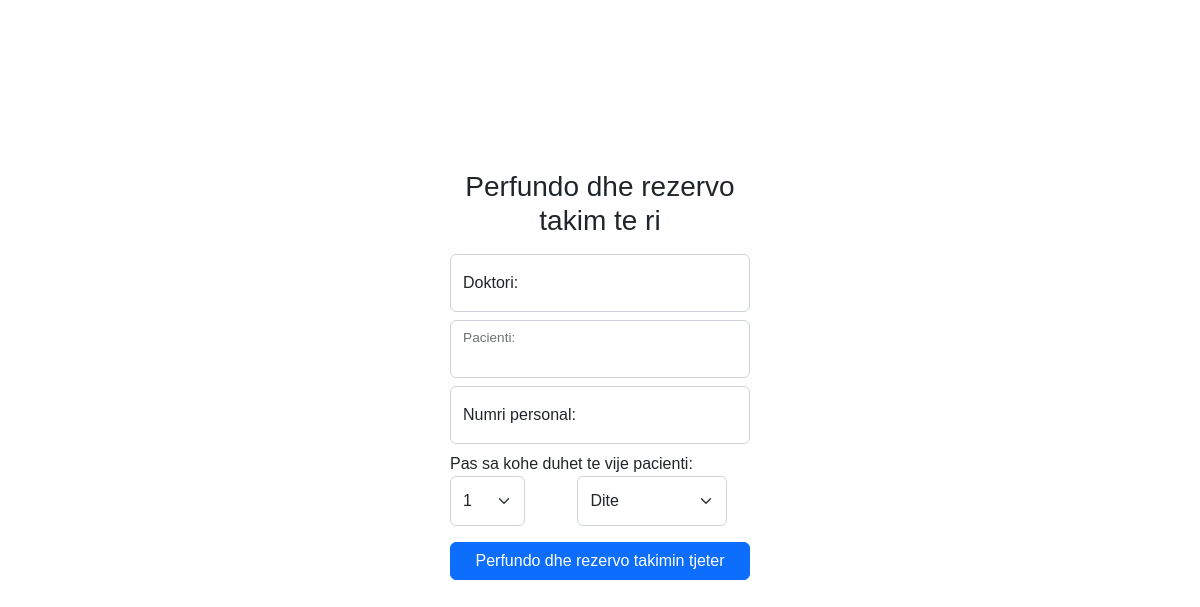
Before: /doctorSide/perfundo_rezervo.php?numri_personal=1234567890 with the older database file.
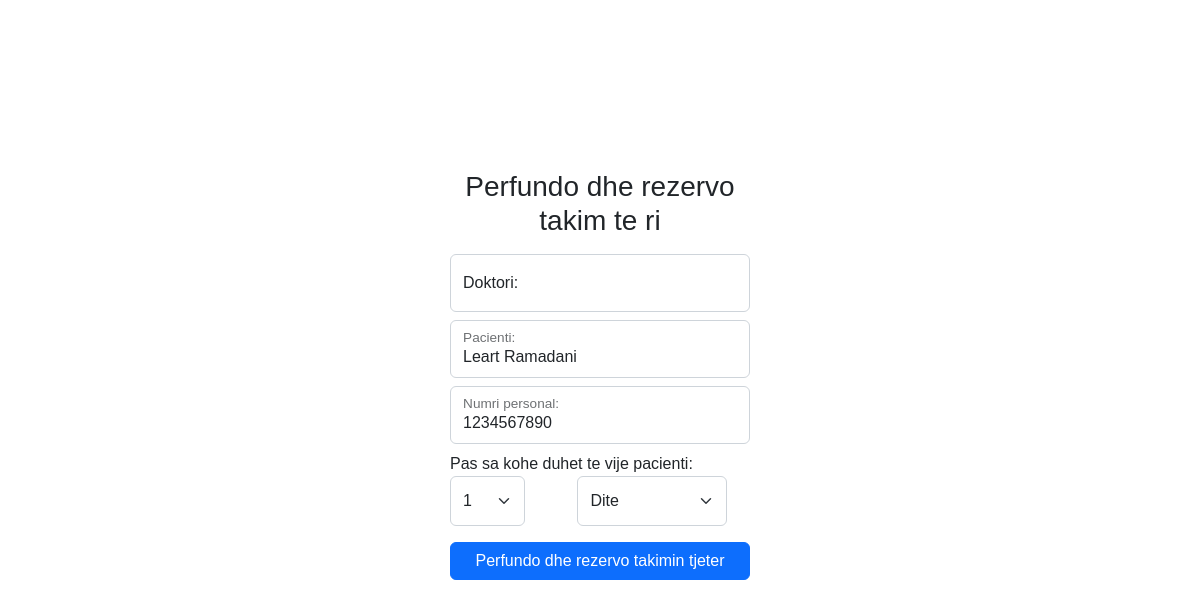
After: the same page with the newer database file.
### tables this page shows
CREATE TABLE `patient_table` (
  `id` int(11) NOT NULL,
  `emri` varchar(100) NOT NULL,
  `mbiemri` varchar(100) NOT NULL,
  `numri_personal` int(10) NOT NULL,
  `gjinia` varchar(100) NOT NULL,
  `email` varchar(100) NOT NULL,
  `telefoni` varchar(100) NOT NULL,
  `ditlindja` date NOT NULL,
  `adresa` varchar(100) NOT NULL,
  `username` varchar(100) NOT NULL,
  `password` varchar(225) NOT NULL,
  `veri_code` int(6) NOT NULL,
  `veri_date` date NOT NULL,
  `veri_time` time NOT NULL,
  `verificated` tinyint(1) NOT NULL
);

### doctorSide/perfundo_rezervo.php (the view, shortened to what this page needs)
<?php
include('../config.php');
$numri_personal = $_GET['numri_personal'];
$sql = "SELECT * FROM patient_table WHERE numri_personal=:numri_personal";
$prep = $con->prepare($sql);
$prep->bindParam(':numri_personal', $numri_personal);
$prep->execute();
$row = $prep->fetch();
?>
<!DOCTYPE html>
<html lang="en">
<head>
    <link rel="stylesheet" href="../css/main.css">
    <link href="https://cdn.jsdelivr.net/npm/bootstrap@5.2.0-beta1/dist/css/bootstrap.min.css" rel="stylesheet">
    <link rel="stylesheet" href="../bootstrap-5.1.3-examples/sidebars/sidebars.css">
</head>
<body>
    <form class="form-signin" method="POST" enctype="multipart/form-data" autocomplete="off">
        <h1 class="h3 mb-3 fw-normal text-center">Perfundo dhe rezervo takim te ri</h1>
        <div class="form-floating">
            <input type="text" class="form-control mb-2" readonly id="floatingInput" name="doktori" placeholder="Doktori" value="<?= $_SESSION['doctor'] ?>">
            <label for="floatingInput">Doktori: </label>
        </div>
        <div class="form-floating">
            <input type="text" class="form-control mb-2" readonly id="floatingInput" name="pacienti" placeholder="Pacienti" value="<?= $row['emri'] . ' ' . $row['mbiemri'] ?> ">
            <label for="floatingInput">Pacienti:</label>
        </div>
        <div class="form-floating">
            <input type="text" class="form-control mb-2" readonly id="floatingInput" name="pacienti" placeholder="Numri personal" value="<?= $row['numri_personal'] ?>">
            <label for="floatingInput">Numri personal:</label>
        </div>
        <div class="mb-3" id="zgjedh">
            <label for="zgjedh">Pas sa kohe duhet te vije pacienti:</label>
            <div class="w-25 d-inline-block">
                <select class="form-select <?= $invalid_duration ?? "" ?> " aria-label="Default select example" name="nr">
                    <option value="1">1</option>
                </select>
            </div>
            <div class="w-50 d-inline-block">
                <select class="form-select <?= $invalid_duration ?? "" ?> ms-5" aria-label="Default select example" name="d_w_m">
                    <option value="day">Dite</option>
                </select>
            </div>
        </div>
        <button class="w-100 btn btn-m btn-primary" type="submit" name="submit">Perfundo dhe rezervo takimin tjeter</button>
    </form>
</body>
</html>

Changed rows visible on the page:
added patient_table: pacienti "Leart Ramadani", pacienti "1234567890"
